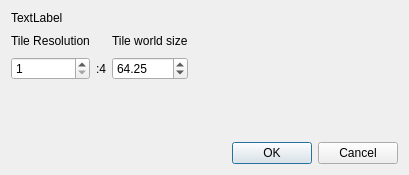
<?xml version="1.0" encoding="UTF-8"?>
<ui version="4.0">
 <class>NewCampaign</class>
 <widget class="QDialog" name="NewCampaign">
  <property name="geometry">
   <rect>
    <x>0</x>
    <y>0</y>
    <width>409</width>
    <height>175</height>
   </rect>
  </property>
  <property name="windowTitle">
   <string>New Campaign</string>
  </property>
  <layout class="QVBoxLayout" name="verticalLayout">
   <item>
    <widget class="QLabel" name="label_4">
     <property name="text">
      <string>TextLabel</string>
     </property>
    </widget>
   </item>
   <item>
    <layout class="QGridLayout" name="gridLayout">
     <item row="1" column="0">
      <widget class="QSpinBox" name="spinBox">
       <property name="minimum">
        <number>1</number>
       </property>
       <property name="maximum">
        <number>4097</number>
       </property>
      </widget>
     </item>
     <item row="0" column="2">
      <widget class="QLabel" name="label_3">
       <property name="text">
        <string>Tile world size</string>
       </property>
      </widget>
     </item>
     <item row="0" column="0">
      <widget class="QLabel" name="label_2">
       <property name="text">
        <string>Tile Resolution</string>
       </property>
      </widget>
     </item>
     <item row="1" column="1">
      <widget class="QLabel" name="label">
       <property name="text">
        <string>:4</string>
       </property>
       <property name="alignment">
        <set>Qt::AlignCenter</set>
       </property>
      </widget>
     </item>
     <item row="1" column="2">
      <widget class="QDoubleSpinBox" name="doubleSpinBox">
       <property name="minimum">
        <double>1.000000000000000</double>
       </property>
       <property name="maximum">
        <double>1000.000000000000000</double>
       </property>
       <property name="value">
        <double>64.250000000000000</double>
       </property>
      </widget>
     </item>
     <item row="0" column="3">
      <spacer name="horizontalSpacer">
       <property name="orientation">
        <enum>Qt::Horizontal</enum>
       </property>
       <property name="sizeHint" stdset="0">
        <size>
         <width>40</width>
         <height>20</height>
        </size>
       </property>
      </spacer>
     </item>
    </layout>
   </item>
   <item>
    <spacer name="verticalSpacer">
     <property name="orientation">
      <enum>Qt::Vertical</enum>
     </property>
     <property name="sizeHint" stdset="0">
      <size>
       <width>20</width>
       <height>49</height>
      </size>
     </property>
    </spacer>
   </item>
   <item>
    <widget class="QDialogButtonBox" name="buttonBox">
     <property name="orientation">
      <enum>Qt::Horizontal</enum>
     </property>
     <property name="standardButtons">
      <set>QDialogButtonBox::Cancel|QDialogButtonBox::Ok</set>
     </property>
    </widget>
   </item>
  </layout>
 </widget>
 <resources/>
 <connections>
  <connection>
   <sender>buttonBox</sender>
   <signal>accepted()</signal>
   <receiver>NewCampaign</receiver>
   <slot>accept()</slot>
   <hints>
    <hint type="sourcelabel">
     <x>248</x>
     <y>254</y>
    </hint>
    <hint type="destinationlabel">
     <x>157</x>
     <y>274</y>
    </hint>
   </hints>
  </connection>
  <connection>
   <sender>buttonBox</sender>
   <signal>rejected()</signal>
   <receiver>NewCampaign</receiver>
   <slot>reject()</slot>
   <hints>
    <hint type="sourcelabel">
     <x>316</x>
     <y>260</y>
    </hint>
    <hint type="destinationlabel">
     <x>286</x>
     <y>274</y>
    </hint>
   </hints>
  </connection>
 </connections>
</ui>
